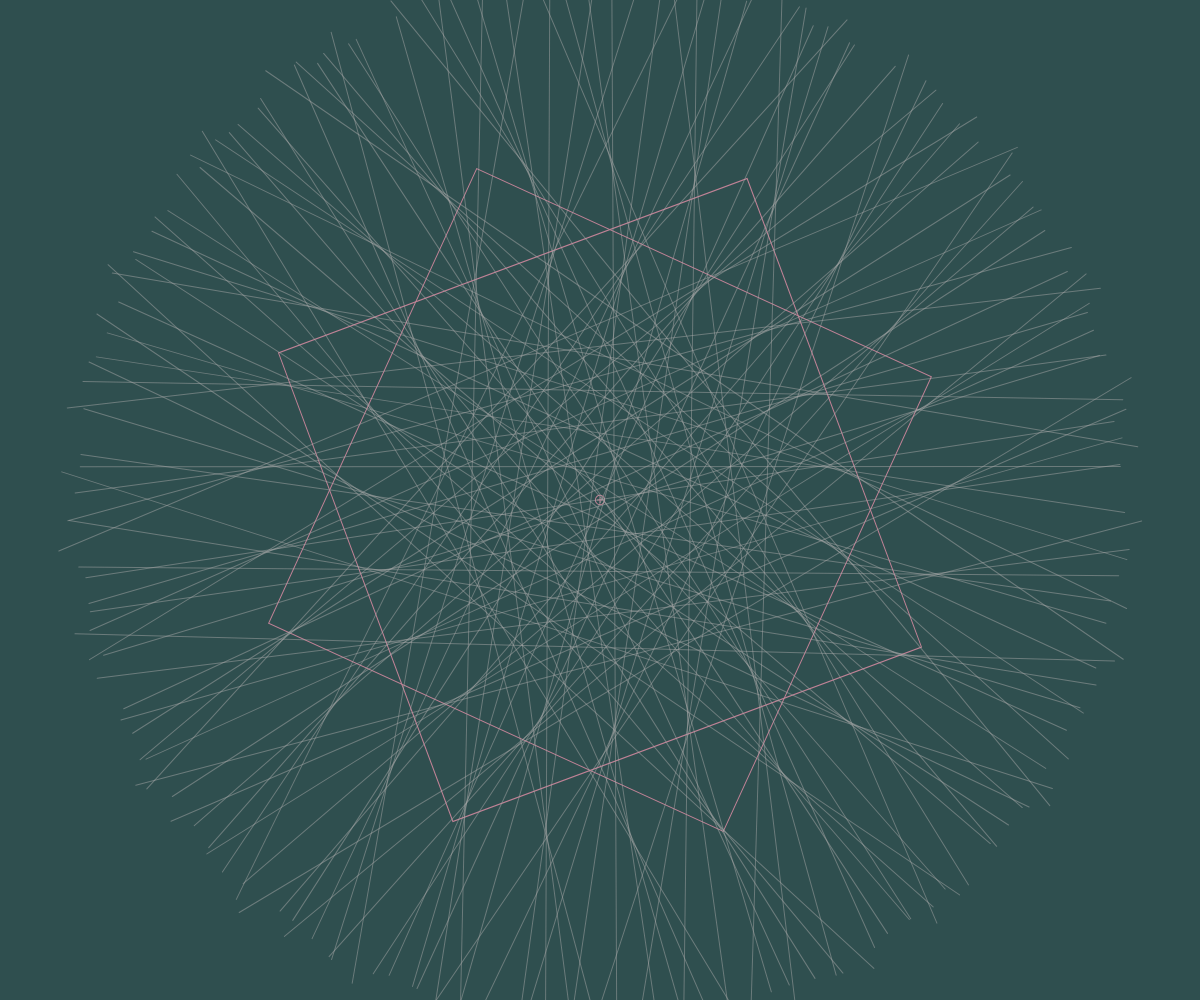
Frame 1 (no input)
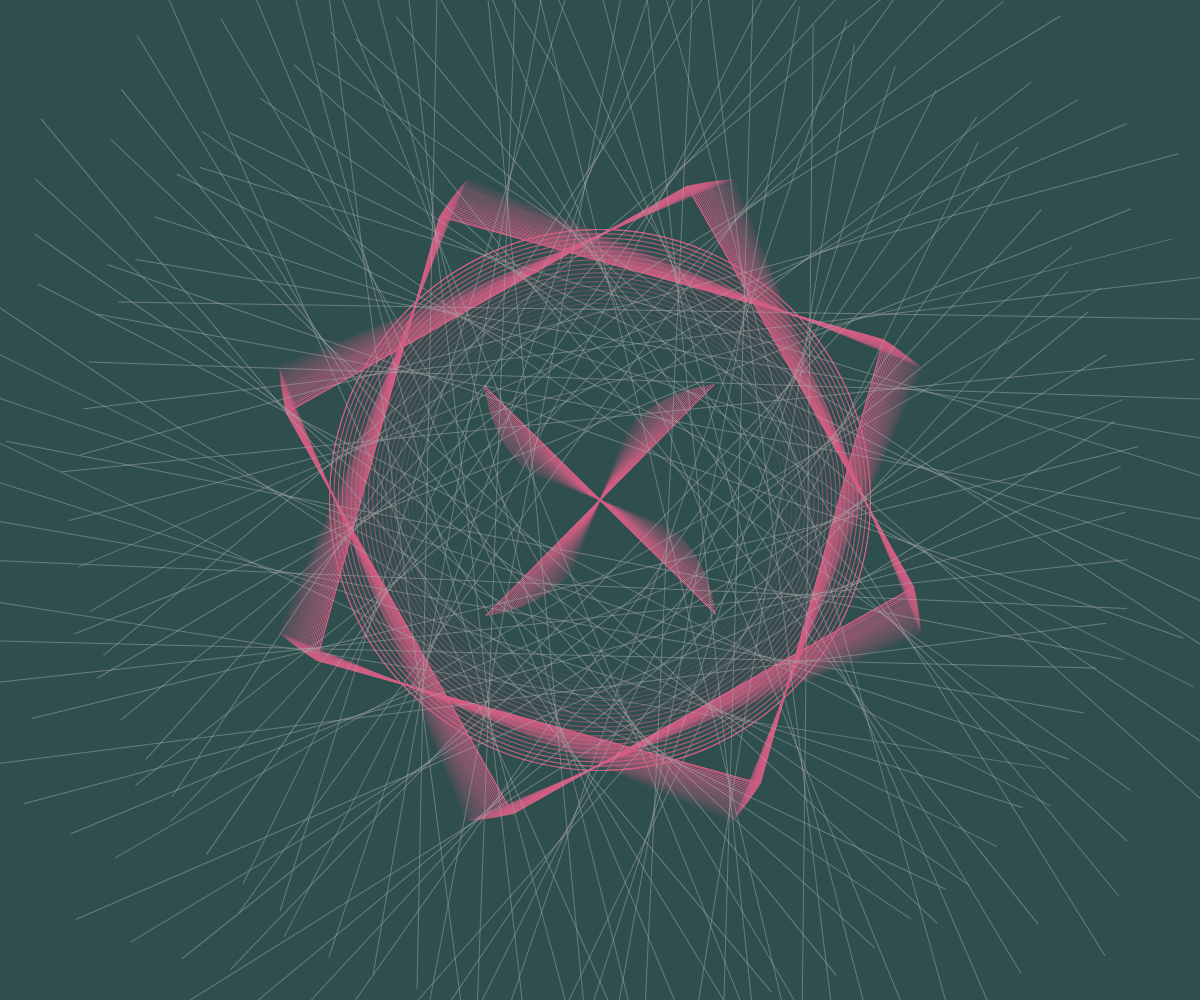
Frame 60 (no input)
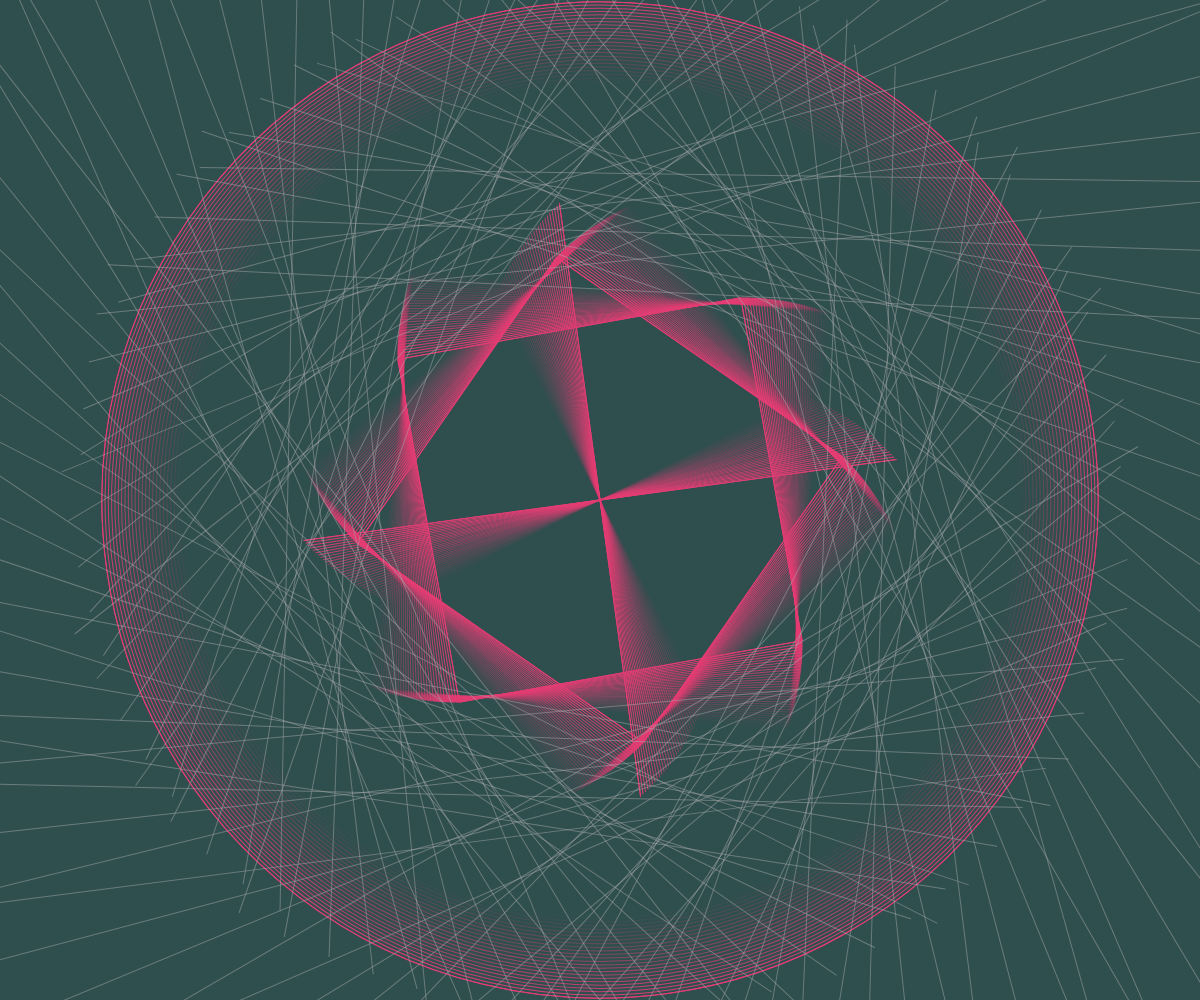
Frame 120 (the mouse pressed at the canvas centre since frame 60)

The p5.js sketch that drew these frames (run headless with seeded random() and noise() and a simulated clock; from frame 60 on, the mouse is pressed at the canvas centre):

// p5.js sketch
// ── sketch.js
let history=[];
let history2=[];
let history3=[];
let history4=[];
let history5=[];

let rAngle;
let wave;
let wave1;
let waveS;
let i;
let w;

function setup() {
  createCanvas(windowWidth,windowHeight);
  print(windowWidth, windowHeight);
  angleMode(RADIANS);
  rAngle=1;
}

function draw() {

  background(47,79,79);
  noFill();

  translate(width/2,height/2);

  waveS=100*sin(frameCount/200); //needed only for w
  wave = 100*sin(frameCount/150); //needed for the two single lines and the circle
  wave1=100*sin(frameCount/150 +PI/2); //needed for the two squares
  w=waveS*9 //just empirically found, needed for the gray lines width/2-60
  i=map(sin(frameCount/200-PI),-1,1,0,1); //needed for the colors

  color1=color(255-int(i*128),8+int(i*247),90+int(i*122));

  // 1ST SQUARE
  push();
  rotate(wave1/50);
  color1.setAlpha(255)
  stroke(color1);
  //stroke(lerpColor(color("red"), color("blue"), frameCount/120));
  rect(-wave1*height/400,-wave1*height/400,2*wave1*height/400,2*height/400*wave1);
  pop();

  history.push(wave1);

    if (history.length>35){
      history.splice(0,1);
     }

    for (let i=0; i < history.length; i++){
      color1.setAlpha(255/35*i)
      stroke(color1);
      push();
      rotate(history[i]/50);
      rect(-history[i]*height/400,-history[i]*height/400,2*history[i]*height/400,2*history[i]*height/400);
      pop();
    }

    // 2ND SQUARE
    push();
    rotate(wave1/50+PI/4);
    color1.setAlpha(255)
    stroke(color1);
    rect(-wave1*height/400,-wave1*height/400,2*wave1*height/400,2*height/400*wave1)
    pop();

    history5.push(wave1);

      if (history5.length>35){
        history5.splice(0,1);
       }

      for (let i=0; i < history5.length; i++){
        color1.setAlpha(255/35*i)
        stroke(color1);
        push();
        rotate(history5[i]/50+PI/4);
        rect(-history5[i]*height/400,-history5[i]*height/400,2*history5[i]*height/400,2*history5[i]*height/400);
        pop();
      }

    //VERTICAL LINE
    push();
    rotate(wave/50);
    color1.setAlpha(255)
    stroke(color1);
    line(0,-height/240*wave,0,height/240*wave);
    pop();

    history2.push(wave);

    if (history2.length>35){
      history2.splice(0,1);
     }

    for (let i=0; i < history2.length; i++){
      color1.setAlpha(255/35*i)
      stroke(color1);
      push();
      rotate(history2[i]/50);
      line(0,-height/240*history2[i],0,height/240*history2[i])
      pop();
    }

    //HORIZONTAL LINE
    push();
    rotate(wave/50);
    color1.setAlpha(255)
    stroke(color1);
    line(-height/240*wave,0,height/240*wave,0);
    pop();

    history3.push(wave);

    if (history3.length>35){
      history3.splice(0,1);
     }

    for (let i=0; i < history3.length; i++){
      color1.setAlpha(255/35*i)
      stroke(color1);
      push();
      rotate(history3[i]/50);
      line(-height/240*history3[i],0,height/240*history3[i],0)
      pop();
    }

    // CIRCLE
    push();
    rotate(wave/50);
    color1.setAlpha(255)
    stroke(color1);
    ellipse(0,0,height/72*wave);
    pop();

    history4.push(wave);

    if (history4.length>25){
      history4.splice(0,1);
     }

    for (let i=0; i < history4.length; i++){
      color1.setAlpha(255/25*i)
      stroke(color1);
      push();
      rotate(history4[i]/50);
      ellipse(0,0,history4[i]*height/72)
      pop();
    }

    // LINES

    for(let i=0; i<100; i++){
    rotate(rAngle);
    stroke(169,169,169,125);
    line(height*0.52, (i-w)*height/578, -height*0.52, (i+1)*height/578);
  }
}
